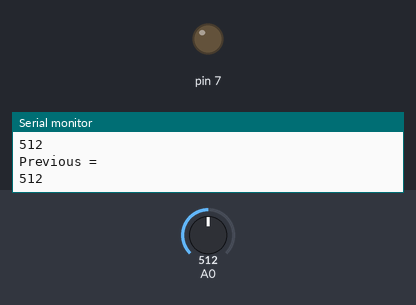
The sketch below on a simulated Arduino Uno, built with avr-gcc and run on an emulated ATmega328P. Parts: output pins drawn as LEDs (lit = HIGH), the last lines printed to the serial monitor. Inputs (shaded band) come from the test bench; at power-on: A0 = 512.

Above: at 1.2 s.
1.3 s: A0 set to 534
At 1.55 s:
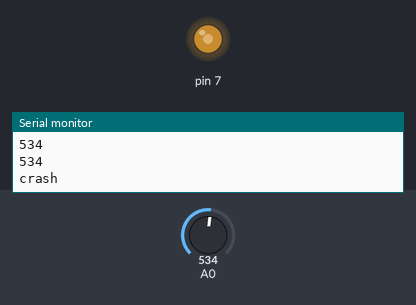
4.3 s: A0 set to 515
At 5.1 s:
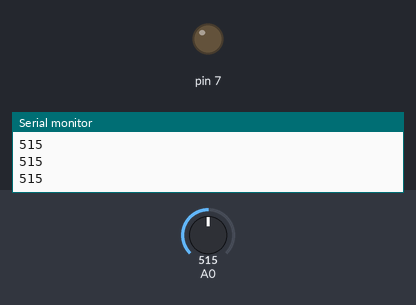
5.8 s: A0 set to 535
At 6.65 s:
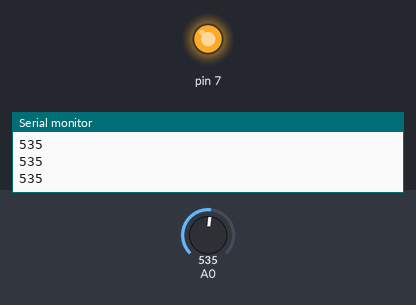
8.8 s: A0 set to 511
Timing chart, 0 to 11.3 s (numbered marks = the images above; inputs shaded):
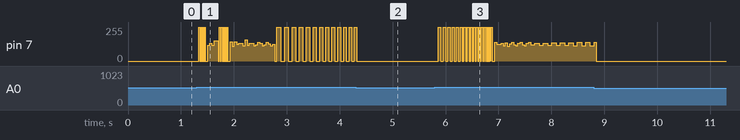

Measured:
- the behaviour switches between 525 and 526 on A0 (found by bisection; images 0 and 1)
- after the input at 4.3 s, pin 7: goes on until 4.3 s, then stays 0/255

The sketch:

Using_relay.ino
```cpp
int prev = 0;
void setup() {
  // put your setup code here, to run once:
  //pinMode(8,OUTPUT);
  pinMode(A0,INPUT);
  pinMode(7,OUTPUT);
  Serial.begin(9600);
}

void loop() {
  // put your main code here, to run repeatedly:
  int a = analogRead(A0);
  Serial.println(a);
  Serial.println("Previous = "+prev);
  if(a > 525){
    prev++;
  }
  if(prev%2==0){
    digitalWrite(7,LOW);
  }
  else{
    digitalWrite(7,HIGH);
  }
  //delay(1000);
}
```
